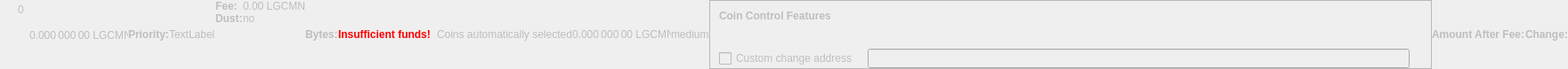
    <widget class="QWidget" name="dummyHideWidget" native="true">
     <property name="enabled">
      <bool>false</bool>
     </property>
     <property name="maximumSize">
      <size>
       <width>100</width>
       <height>22</height>
      </size>
     </property>
     <layout class="QHBoxLayout" name="dummyHideLayout">
      <property name="spacing">
       <number>0</number>
      </property>
      <property name="leftMargin">
       <number>0</number>
      </property>
      <property name="topMargin">
       <number>0</number>
      </property>
      <property name="rightMargin">
       <number>0</number>
      </property>
      <property name="bottomMargin">
       <number>0</number>
      </property>
      <item>
       <layout class="QFormLayout" name="formLayoutCoinControl1">
        <property name="horizontalSpacing">
         <number>10</number>
        </property>
        <property name="verticalSpacing">
         <number>14</number>
        </property>
        <property name="leftMargin">
         <number>10</number>
        </property>
        <property name="topMargin">
         <number>4</number>
        </property>
        <property name="rightMargin">
         <number>6</number>
        </property>
        <item row="0" column="1">
         <widget class="QLabel" name="labelCoinControlBytes">
          <property name="cursor">
           <cursorShape>IBeamCursor</cursorShape>
          </property>
          <property name="contextMenuPolicy">
           <enum>Qt::ActionsContextMenu</enum>
          </property>
          <property name="text">
           <string notr="true">0</string>
          </property>
          <property name="textInteractionFlags">
           <set>Qt::LinksAccessibleByMouse|Qt::TextSelectableByKeyboard|Qt::TextSelectableByMouse</set>
          </property>
         </widget>
        </item>
       </layout>
      </item>
      <item>
       <widget class="QLabel" name="labelCoinControlAfterFee">
        <property name="enabled">
         <bool>false</bool>
        </property>
        <property name="sizePolicy">
         <sizepolicy hsizetype="Fixed" vsizetype="Fixed">
          <horstretch>0</horstretch>
          <verstretch>0</verstretch>
         </sizepolicy>
        </property>
        <property name="minimumSize">
         <size>
          <width>111</width>
          <height>12</height>
         </size>
        </property>
        <property name="maximumSize">
         <size>
          <width>111</width>
          <height>12</height>
         </size>
        </property>
        <property name="cursor">
         <cursorShape>IBeamCursor</cursorShape>
        </property>
        <property name="contextMenuPolicy">
         <enum>Qt::ActionsContextMenu</enum>
        </property>
        <property name="text">
         <string notr="true">0.000 000 00 LGCMN</string>
        </property>
        <property name="textInteractionFlags">
         <set>Qt::LinksAccessibleByMouse|Qt::TextSelectableByKeyboard|Qt::TextSelectableByMouse</set>
        </property>
       </widget>
      </item>
      <item>
       <widget class="QLabel" name="labelCoinControlPriorityText">
        <property name="enabled">
         <bool>false</bool>
        </property>
        <property name="font">
         <font>
          <weight>75</weight>
          <bold>true</bold>
         </font>
        </property>
        <property name="text">
         <string>Priority:</string>
        </property>
       </widget>
      </item>
      <item>
       <layout class="QHBoxLayout" name="horizontalLayout">
        <item>
         <widget class="QLabel" name="WarningLabel">
          <property name="text">
           <string>TextLabel</string>
          </property>
         </widget>
        </item>
       </layout>
      </item>
      <item>
       <layout class="QFormLayout" name="formLayoutCoinControl3">
        <property name="horizontalSpacing">
         <number>0</number>
        </property>
        <property name="verticalSpacing">
         <number>0</number>
        </property>
        <property name="leftMargin">
         <number>0</number>
        </property>
        <property name="topMargin">
         <number>0</number>
        </property>
        <property name="rightMargin">
         <number>0</number>
        </property>
        <item row="0" column="0">
         <widget class="QLabel" name="labelCoinControlFeeText">
          <property name="enabled">
           <bool>false</bool>
          </property>
          <property name="font">
           <font>
            <weight>75</weight>
            <bold>true</bold>
           </font>
          </property>
          <property name="text">
           <string>Fee:</string>
          </property>
          <property name="margin">
           <number>0</number>
          </property>
         </widget>
        </item>
        <item row="0" column="1">
         <widget class="QLabel" name="labelCoinControlFee">
          <property name="enabled">
           <bool>false</bool>
          </property>
          <property name="cursor">
           <cursorShape>IBeamCursor</cursorShape>
          </property>
          <property name="contextMenuPolicy">
           <enum>Qt::ActionsContextMenu</enum>
          </property>
          <property name="text">
           <string notr="true">0.00 LGCMN</string>
          </property>
          <property name="textInteractionFlags">
           <set>Qt::LinksAccessibleByMouse|Qt::TextSelectableByKeyboard|Qt::TextSelectableByMouse</set>
          </property>
         </widget>
        </item>
        <item row="1" column="0">
         <widget class="QLabel" name="labelCoinControlLowOutputText">
          <property name="enabled">
           <bool>false</bool>
          </property>
          <property name="font">
           <font>
            <weight>75</weight>
            <bold>true</bold>
           </font>
          </property>
          <property name="text">
           <string>Dust:</string>
          </property>
         </widget>
        </item>
        <item row="1" column="1">
         <widget class="QLabel" name="labelCoinControlLowOutput">
          <property name="enabled">
           <bool>false</bool>
          </property>
          <property name="cursor">
           <cursorShape>IBeamCursor</cursorShape>
          </property>
          <property name="contextMenuPolicy">
           <enum>Qt::ActionsContextMenu</enum>
          </property>
          <property name="text">
           <string>no</string>
          </property>
          <property name="textInteractionFlags">
           <set>Qt::LinksAccessibleByMouse|Qt::TextSelectableByKeyboard|Qt::TextSelectableByMouse</set>
          </property>
         </widget>
        </item>
       </layout>
      </item>
      <item>
       <widget class="QLabel" name="labelCoinControlBytesText">
        <property name="enabled">
         <bool>false</bool>
        </property>
        <property name="font">
         <font>
          <weight>75</weight>
          <bold>true</bold>
         </font>
        </property>
        <property name="text">
         <string>Bytes:</string>
        </property>
       </widget>
      </item>
      <item>
       <layout class="QFormLayout" name="formLayoutCoinControl2">
        <property name="horizontalSpacing">
         <number>0</number>
        </property>
        <property name="verticalSpacing">
         <number>0</number>
        </property>
        <property name="leftMargin">
         <number>0</number>
        </property>
        <property name="topMargin">
         <number>0</number>
        </property>
        <property name="rightMargin">
         <number>0</number>
        </property>
       </layout>
      </item>
      <item>
       <layout class="QHBoxLayout" name="horizontalLayoutCoinControl2">
        <property name="spacing">
         <number>0</number>
        </property>
        <property name="bottomMargin">
         <number>0</number>
        </property>
       </layout>
      </item>
      <item>
       <widget class="QLabel" name="labelCoinControlInsuffFunds">
        <property name="enabled">
         <bool>false</bool>
        </property>
        <property name="minimumSize">
         <size>
          <width>0</width>
          <height>0</height>
         </size>
        </property>
        <property name="font">
         <font>
          <weight>75</weight>
          <bold>true</bold>
         </font>
        </property>
        <property name="styleSheet">
         <string notr="true">color:red;font-weight:bold;</string>
        </property>
        <property name="text">
         <string>Insufficient funds!</string>
        </property>
        <property name="margin">
         <number>5</number>
        </property>
       </widget>
      </item>
      <item>
       <layout class="QFormLayout" name="formLayoutCoinControl4">
        <property name="horizontalSpacing">
         <number>0</number>
        </property>
        <property name="verticalSpacing">
         <number>0</number>
        </property>
        <property name="leftMargin">
         <number>0</number>
        </property>
        <property name="topMargin">
         <number>0</number>
        </property>
        <property name="rightMargin">
         <number>0</number>
        </property>
       </layout>
      </item>
      <item>
       <widget class="QLabel" name="labelCoinControlChangeLabel">
        <property name="enabled">
         <bool>false</bool>
        </property>
        <property name="sizePolicy">
         <sizepolicy hsizetype="Preferred" vsizetype="Expanding">
          <horstretch>0</horstretch>
          <verstretch>0</verstretch>
         </sizepolicy>
        </property>
        <property name="minimumSize">
         <size>
          <width>0</width>
          <height>0</height>
         </size>
        </property>
        <property name="text">
         <string/>
        </property>
        <property name="margin">
         <number>3</number>
        </property>
       </widget>
      </item>
      <item>
       <widget class="QLabel" name="labelCoinControlAutomaticallySelected">
        <property name="enabled">
         <bool>false</bool>
        </property>
        <property name="sizePolicy">
         <sizepolicy hsizetype="Fixed" vsizetype="Fixed">
          <horstretch>0</horstretch>
          <verstretch>0</verstretch>
         </sizepolicy>
        </property>
        <property name="minimumSize">
         <size>
          <width>0</width>
          <height>0</height>
         </size>
        </property>
        <property name="maximumSize">
         <size>
          <width>240</width>
          <height>16777215</height>
         </size>
        </property>
        <property name="text">
         <string>Coins automatically selected</string>
        </property>
        <property name="margin">
         <number>5</number>
        </property>
       </widget>
      </item>
      <item>
       <widget class="QLabel" name="labelCoinControlChange">
        <property name="enabled">
         <bool>false</bool>
        </property>
        <property name="sizePolicy">
         <sizepolicy hsizetype="Fixed" vsizetype="Fixed">
          <horstretch>0</horstretch>
          <verstretch>0</verstretch>
         </sizepolicy>
        </property>
        <property name="minimumSize">
         <size>
          <width>111</width>
          <height>0</height>
         </size>
        </property>
        <property name="maximumSize">
         <size>
          <width>111</width>
          <height>16777215</height>
         </size>
        </property>
        <property name="cursor">
         <cursorShape>IBeamCursor</cursorShape>
        </property>
        <property name="contextMenuPolicy">
         <enum>Qt::ActionsContextMenu</enum>
        </property>
        <property name="text">
         <string notr="true">0.000 000 00 LGCMN</string>
        </property>
        <property name="textInteractionFlags">
         <set>Qt::LinksAccessibleByMouse|Qt::TextSelectableByKeyboard|Qt::TextSelectableByMouse</set>
        </property>
       </widget>
      </item>
      <item>
       <widget class="QLabel" name="labelCoinControlPriority">
        <property name="enabled">
         <bool>false</bool>
        </property>
        <property name="cursor">
         <cursorShape>IBeamCursor</cursorShape>
        </property>
        <property name="contextMenuPolicy">
         <enum>Qt::ActionsContextMenu</enum>
        </property>
        <property name="text">
         <string>medium</string>
        </property>
        <property name="textInteractionFlags">
         <set>Qt::LinksAccessibleByMouse|Qt::TextSelectableByKeyboard|Qt::TextSelectableByMouse</set>
        </property>
       </widget>
      </item>
      <item>
       <widget class="QFrame" name="frameCoinControl">
        <property name="sizePolicy">
         <sizepolicy hsizetype="Expanding" vsizetype="Expanding">
          <horstretch>0</horstretch>
          <verstretch>0</verstretch>
         </sizepolicy>
        </property>
        <property name="maximumSize">
         <size>
          <width>16777215</width>
          <height>16777215</height>
         </size>
        </property>
        <property name="frameShape">
         <enum>QFrame::StyledPanel</enum>
        </property>
        <property name="frameShadow">
         <enum>QFrame::Sunken</enum>
        </property>
        <layout class="QVBoxLayout" name="verticalLayoutCoinControl2_2">
         <property name="spacing">
          <number>0</number>
         </property>
         <property name="leftMargin">
          <number>0</number>
         </property>
         <property name="topMargin">
          <number>0</number>
         </property>
         <property name="rightMargin">
          <number>0</number>
         </property>
         <property name="bottomMargin">
          <number>0</number>
         </property>
         <item>
          <layout class="QVBoxLayout" name="verticalLayoutCoinControl" stretch="0,0,0,1">
           <property name="spacing">
            <number>0</number>
           </property>
           <property name="leftMargin">
            <number>10</number>
           </property>
           <property name="topMargin">
            <number>10</number>
           </property>
           <item>
            <layout class="QHBoxLayout" name="horizontalLayoutCoinControl1">
             <property name="bottomMargin">
              <number>15</number>
             </property>
             <item>
              <widget class="QLabel" name="labelCoinControlFeatures">
               <property name="enabled">
                <bool>false</bool>
               </property>
               <property name="sizePolicy">
                <sizepolicy hsizetype="Preferred" vsizetype="Maximum">
                 <horstretch>0</horstretch>
                 <verstretch>0</verstretch>
                </sizepolicy>
               </property>
               <property name="font">
                <font>
                 <weight>75</weight>
                 <bold>true</bold>
                </font>
               </property>
               <property name="styleSheet">
                <string notr="true">font-weight:bold;</string>
               </property>
               <property name="text">
                <string>Coin Control Features</string>
               </property>
              </widget>
             </item>
            </layout>
           </item>
           <item>
            <widget class="QWidget" name="widgetCoinControl" native="true">
             <property name="sizePolicy">
              <sizepolicy hsizetype="Preferred" vsizetype="Preferred">
               <horstretch>0</horstretch>
               <verstretch>0</verstretch>
              </sizepolicy>
             </property>
             <property name="minimumSize">
              <size>
               <width>0</width>
               <height>0</height>
              </size>
             </property>
             <property name="styleSheet">
              <string notr="true"/>
             </property>
             <layout class="QHBoxLayout" name="horizontalLayoutCoinControl5_2">
              <property name="leftMargin">
               <number>0</number>
              </property>
              <property name="topMargin">
               <number>0</number>
              </property>
              <property name="rightMargin">
               <number>0</number>
              </property>
              <property name="bottomMargin">
               <number>0</number>
              </property>
              <item>
               <layout class="QHBoxLayout" name="horizontalLayoutCoinControl3">
                <property name="spacing">
                 <number>20</number>
                </property>
                <property name="topMargin">
                 <number>0</number>
                </property>
                <property name="bottomMargin">
                 <number>10</number>
                </property>
               </layout>
              </item>
             </layout>
            </widget>
           </item>
           <item>
            <layout class="QHBoxLayout" name="horizontalLayoutCoinControl4" stretch="0,0,0">
             <property name="spacing">
              <number>12</number>
             </property>
             <property name="sizeConstraint">
              <enum>QLayout::SetDefaultConstraint</enum>
             </property>
             <property name="topMargin">
              <number>5</number>
             </property>
             <property name="rightMargin">
              <number>5</number>
             </property>
             <item>
              <widget class="QCheckBox" name="checkBoxCoinControlChange">
               <property name="enabled">
                <bool>false</bool>
               </property>
               <property name="toolTip">
                <string>If this is activated, but the change address is empty or invalid, change will be sent to a newly generated address.</string>
               </property>
               <property name="text">
                <string>Custom change address</string>
               </property>
              </widget>
             </item>
             <item>
              <widget class="QValidatedLineEdit" name="lineEditCoinControlChange">
               <property name="enabled">
                <bool>false</bool>
               </property>
               <property name="sizePolicy">
                <sizepolicy hsizetype="Expanding" vsizetype="Fixed">
                 <horstretch>0</horstretch>
                 <verstretch>0</verstretch>
                </sizepolicy>
               </property>
              </widget>
             </item>
             <item>
              <widget class="QLabel" name="labelCoinControlChangeLabel_2">
               <property name="sizePolicy">
                <sizepolicy hsizetype="Preferred" vsizetype="Expanding">
                 <horstretch>0</horstretch>
                 <verstretch>0</verstretch>
                </sizepolicy>
               </property>
               <property name="minimumSize">
                <size>
                 <width>0</width>
                 <height>0</height>
                </size>
               </property>
               <property name="text">
                <string/>
               </property>
               <property name="margin">
                <number>3</number>
               </property>
              </widget>
             </item>
            </layout>
           </item>
           <item>
            <spacer name="verticalSpacerCoinControl">
             <property name="orientation">
              <enum>Qt::Vertical</enum>
             </property>
             <property name="sizeHint" stdset="0">
              <size>
               <width>800</width>
               <height>1</height>
              </size>
             </property>
            </spacer>
           </item>
          </layout>
         </item>
        </layout>
       </widget>
      </item>
      <item>
       <widget class="QLabel" name="labelCoinControlAfterFeeText">
        <property name="enabled">
         <bool>false</bool>
        </property>
        <property name="minimumSize">
         <size>
          <width>0</width>
          <height>0</height>
         </size>
        </property>
        <property name="maximumSize">
         <size>
          <width>16777215</width>
          <height>16777215</height>
         </size>
        </property>
        <property name="font">
         <font>
          <weight>75</weight>
          <bold>true</bold>
         </font>
        </property>
        <property name="text">
         <string>Amount After Fee:</string>
        </property>
        <property name="alignment">
         <set>Qt::AlignLeading|Qt::AlignLeft|Qt::AlignVCenter</set>
        </property>
        <property name="margin">
         <number>0</number>
        </property>
       </widget>
      </item>
      <item>
       <widget class="QLabel" name="labelCoinControlChangeText">
        <property name="enabled">
         <bool>false</bool>
        </property>
        <property name="sizePolicy">
         <sizepolicy hsizetype="Preferred" vsizetype="Preferred">
          <horstretch>0</horstretch>
          <verstretch>0</verstretch>
         </sizepolicy>
        </property>
        <property name="minimumSize">
         <size>
          <width>0</width>
          <height>0</height>
         </size>
        </property>
        <property name="maximumSize">
         <size>
          <width>16777215</width>
          <height>16777215</height>
         </size>
        </property>
        <property name="font">
         <font>
          <weight>75</weight>
          <bold>true</bold>
         </font>
        </property>
        <property name="text">
         <string>Change:</string>
        </property>
        <property name="alignment">
         <set>Qt::AlignLeading|Qt::AlignLeft|Qt::AlignVCenter</set>
        </property>
       </widget>
      </item>
     </layout>
    </widget>
